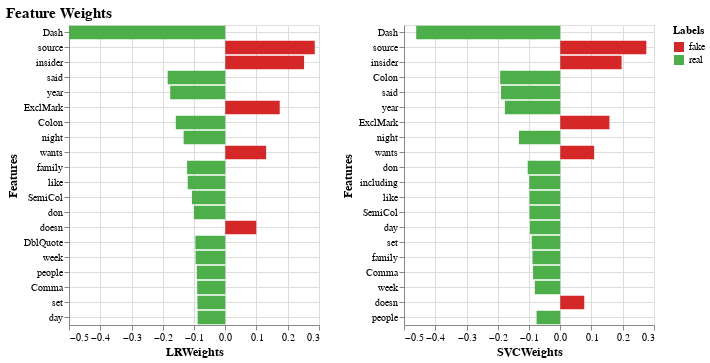

Source (notebook cell):
### Code cell
trainChart, predChart, confMtxPlot = modelData(articlesDF, stratify=False)
# Not displaying the same training data split
# Just the weights chart
predChart.display()

# Show the confusion matrix
confMtxPlot;

### Figure 1 — Vega-Lite specification as saved in the notebook (floating-point values rounded to 4 significant figures)
{"config": {"view": {"continuousWidth": 400, "continuousHeight": 300}, "axis": {"labelFontSize": 10, "titleFontSize": 12}, "title": {"fontSize": 15}}, "hconcat": [{"data": {"name": "data-e2bc449f76c07bc6a0e0840cb59e77bd"}, "mark": "bar", "encoding": {"color": {"field": "Labels", "scale": {"domain": ["fake", "real"], "range": ["#d62728", "#4daf4a"]}, "type": "nominal"}, "x": {"field": "LRWeights", "type": "quantitative"}, "y": {"axis": {"grid": true}, "field": "Features", "sort": null, "type": "nominal"}}, "height": 300, "width": 250}, {"data": {"name": "data-b2c5734eedb558c15ed1530827e8fa64"}, "mark": "bar", "encoding": {"color": {"condition": {"value": "#d62728", "test": "(datum.SVCWeights > 0)"}, "value": "#4daf4a"}, "x": {"field": "SVCWeights", "type": "quantitative"}, "y": {"axis": {"grid": true}, "field": "Features", "sort": null, "type": "nominal"}}, "height": 300, "width": 250}], "title": "Feature Weights", "$schema": "https://vega.github.io/schema/vega-lite/v4.17.0.json", "datasets": {"data-e2bc449f76c07bc6a0e0840cb59e77bd": [{"Features": "Dash", "LRWeights": -0.4998, "Labels": "real"}, {"Features": "source", "LRWeights": 0.2864, "Labels": "fake"}, {"Features": "insider", "LRWeights": 0.2521, "Labels": "fake"}, {"Features": "said", "LRWeights": -0.1842, "Labels": "real"}, {"Features": "year", "LRWeights": -0.1761, "Labels": "real"}, {"Features": "ExclMark", "LRWeights": 0.1743, "Labels": "fake"}, {"Features": "Colon", "LRWeights": -0.1582, "Labels": "real"}, {"Features": "night", "LRWeights": -0.1331, "Labels": "real"}, {"Features": "wants", "LRWeights": 0.1308, "Labels": "fake"}, {"Features": "family", "LRWeights": -0.122, "Labels": "real"}, {"Features": "like", "LRWeights": -0.1201, "Labels": "real"}, {"Features": "SemiCol", "LRWeights": -0.1066, "Labels": "real"}, {"Features": "don", "LRWeights": -0.1004, "Labels": "real"}, {"Features": "doesn", "LRWeights": 0.09931, "Labels": "fake"}, {"Features": "DblQuote", "LRWeights": -0.09566, "Labels": "real"}, {"Features": "week", "LRWeights": -0.09494, "Labels": "real"}, {"Features": "people", "LRWeights": -0.09107, "Labels": "real"}, {"Features": "Comma", "LRWeights": -0.08975, "Labels": "real"}, {"Features": "set", "LRWeights": -0.08906, "Labels": "real"}, {"Features": "day", "LRWeights": -0.08834, "Labels": "real"}], "data-b2c5734eedb558c15ed1530827e8fa64": [{"Features": "Dash", "SVCWeights": -0.4609}, {"Features": "source", "SVCWeights": 0.2754}, {"Features": "insider", "SVCWeights": 0.1963}, {"Features": "Colon", "SVCWeights": -0.1922}, {"Features": "said", "SVCWeights": -0.1894}, {"Features": "year", "SVCWeights": -0.1772}, {"Features": "ExclMark", "SVCWeights": 0.1574}, {"Features": "night", "SVCWeights": -0.132}, {"Features": "wants", "SVCWeights": 0.1083}, {"Features": "don", "SVCWeights": -0.1041}, {"Features": "including", "SVCWeights": -0.09907}, {"Features": "like", "SVCWeights": -0.09848}, {"Features": "SemiCol", "SVCWeights": -0.09845}, {"Features": "day", "SVCWeights": -0.09693}, {"Features": "set", "SVCWeights": -0.09111}, {"Features": "family", "SVCWeights": -0.08886}, {"Features": "Comma", "SVCWeights": -0.08707}, {"Features": "week", "SVCWeights": -0.08143}, {"Features": "doesn", "SVCWeights": 0.07683}, {"Features": "people", "SVCWeights": -0.07579}]}}
